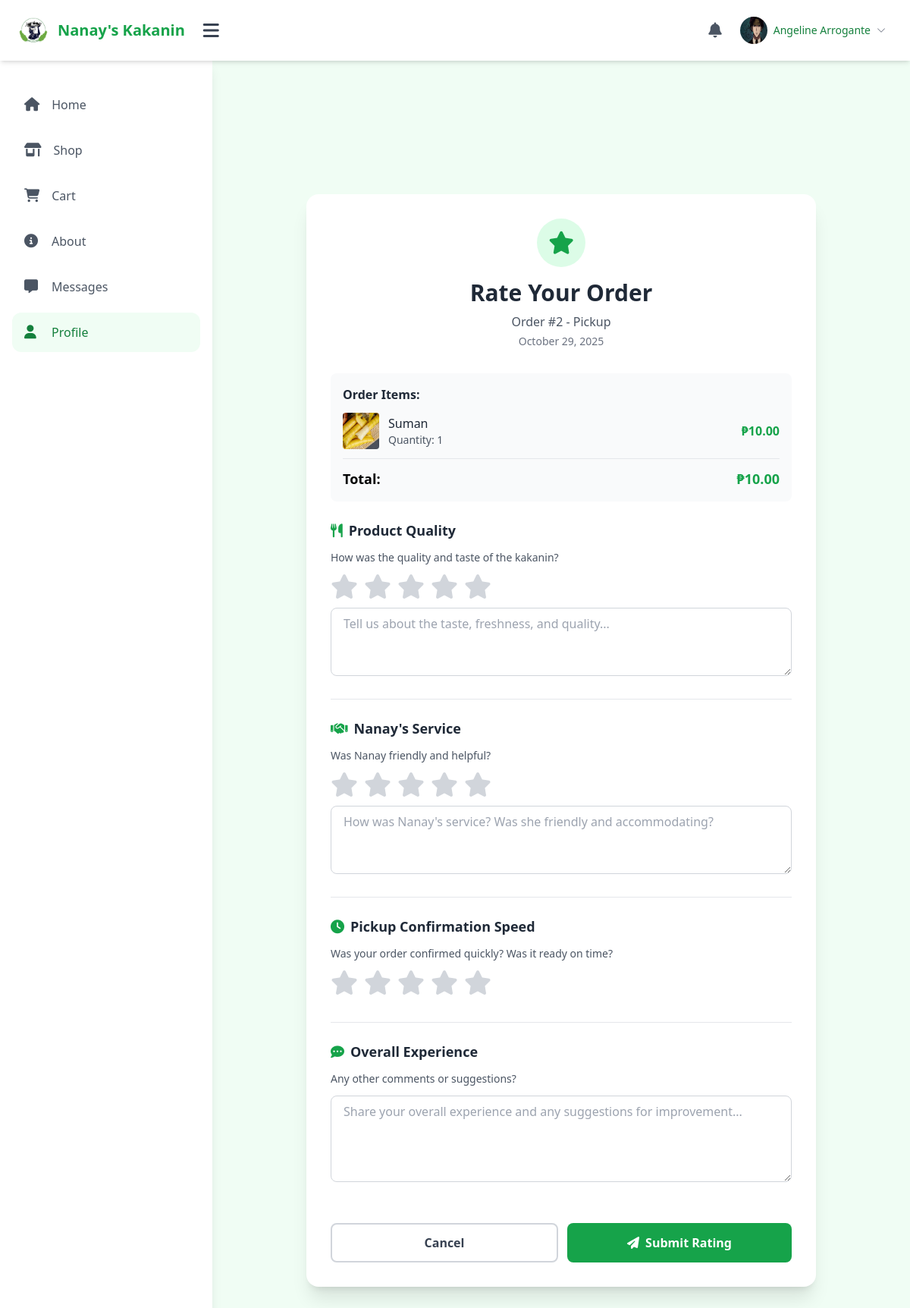
/orders/2/rate/ (signed in), run on the app's committed database.
### kakanin/models.py (models this page shows, shortened)
class UserProfile(models.Model):
    BARANGAY_CHOICES = [
        ('agpangi', 'Agpangi'),
        ('anislagan', 'Anislagan'),
        ('atipolo', 'Atipolo'),
        ('borac', 'Borac'),
        ('cabungaan', 'Cabungaan'),
        ('calumpang', 'Calumpang'),
        ('capiñahan', 'Capiñahan'),
        ('caraycaray', 'Caraycaray'),
        ('catmon', 'Catmon'),
        ('haguikhikan', 'Haguikhikan'),
        ('imelda', 'Imelda'),
        ('larrazabal', 'Larrazabal'),
        ('libtong', 'Libtong'),
        ('libertad', 'Libertad'),
        ('lico', 'Lico'),
        ('lucsoon', 'Lucsoon'),
        ('mabini', 'Mabini'),
        ('padre_inocentes_garcia', 'Padre Inocentes Garcia (Pob.)'),
        ('padre_sergio_eamiguel', 'Padre Sergio Eamiguel'),
        ('sabang', 'Sabang'),
        ('san_pablo', 'San Pablo'),
        ('santo_nino', 'Santo Niño'),
        ('santissimo_rosario', 'Santissimo Rosario Pob. (Santo Rosa)'),
        ('talustusan', 'Talustusan'),
        ('villa_caneja', 'Villa Caneja'),
        ('villa_consuelo', 'Villa Consuelo'),
    ]
    user = models.OneToOneField(User, on_delete=models.CASCADE)
    profile_picture = models.ImageField(upload_to='profile_pics/', blank=True, null=True)
    phone = models.CharField(max_length=20, blank=True)
    barangay = models.CharField(max_length=50, choices=BARANGAY_CHOICES, blank=True, help_text="Barangay in Naval, Biliran")
    zone = models.CharField(max_length=50, blank=True, help_text="Zone/Purok number")
    additional_notes = models.TextField(blank=True, help_text="Nearest landmark or additional directions")
    address = models.TextField(blank=True)
    birth_date = models.DateField(blank=True, null=True)
    created_at = models.DateTimeField(auto_now_add=True)
    updated_at = models.DateTimeField(auto_now=True)

class Order(models.Model):
    STATUS_CHOICES = [
        ('pending', 'Pending'),
        ('pending_confirmation', 'Pending Confirmation'),
        ('confirmed', 'Confirmed'),
        ('ready_for_pickup', 'Ready for Pickup'),
        ('out_for_delivery', 'Out for Delivery'),
        ('completed', 'Completed'),
        ('rejected', 'Rejected'),
    ]
    USER_STATUS_CHOICES = [
        ('pending', 'Pending'),
        ('ready_for_pickup', 'Ready for Pickup'),
        ('out_for_delivery', 'Out for Delivery'),
        ('completed', 'Completed'),
        ('rejected', 'Rejected'),
    ]
    PAYMENT_METHOD_CHOICES = [
        ('gcash', 'GCash'),
        ('cash', 'Cash on Pickup'),
    ]
    user = models.ForeignKey(User, on_delete=models.CASCADE, related_name='orders')
    status = models.CharField(max_length=30, choices=STATUS_CHOICES, default='pending')
    total_amount = models.DecimalField(max_digits=10, decimal_places=2, default=0)
    downpayment_amount = models.DecimalField(max_digits=10, decimal_places=2, default=0)
    shipping_fee = models.DecimalField(max_digits=10, decimal_places=2, default=0)
    payment_method = models.CharField(max_length=20, choices=PAYMENT_METHOD_CHOICES, default='cash')
    gcash_reference = models.CharField(max_length=100, blank=True, help_text="GCash reference number")
    payment_proof = models.ImageField(upload_to='payment_proofs/', blank=True, null=True, help_text="Payment screenshot")
    delivery = models.BooleanField(default=False, help_text="True for delivery, False for pickup")
    notes = models.TextField(blank=True, help_text="Customer notes or special requests")
    created_at = models.DateTimeField(auto_now_add=True)
    updated_at = models.DateTimeField(auto_now=True)
    class Meta:
        ordering = ['-created_at']

class OrderItem(models.Model):
    order = models.ForeignKey(Order, on_delete=models.CASCADE, related_name='items')
    product = models.ForeignKey(Kakanin, on_delete=models.CASCADE)
    quantity = models.PositiveIntegerField(default=1)
    price = models.DecimalField(max_digits=10, decimal_places=2, help_text="Price at time of order")
    subtotal = models.DecimalField(max_digits=10, decimal_places=2, help_text="quantity * price")

class Kakanin(models.Model):
    DAYS_OF_WEEK = [
        ('monday', 'Monday'),
        ('tuesday', 'Tuesday'),
        ('wednesday', 'Wednesday'),
        ('thursday', 'Thursday'),
        ('friday', 'Friday'),
        ('saturday', 'Saturday'),
        ('sunday', 'Sunday'),
    ]
    CATEGORY_CHOICES = [
        ('available_now', 'Available Now'),
        ('reservation', 'For Reservation'),
        ('order_now', 'Order Now'),
    ]
    name = models.CharField(max_length=100)
    price = models.DecimalField(max_digits=6, decimal_places=2)
    description = models.TextField(blank=True, null=True)
    image = models.ImageField(upload_to='kakanin_images/', blank=True, null=True)
    categories = models.JSONField(default=list, blank=True, help_text="Categories of kakanin (can select multiple)")
    is_available = models.BooleanField(default=True, help_text="Is this product currently available?")
    available_days = models.JSONField(default=list, blank=True, help_text="Days of the week when available")
    available_from_time = models.TimeField(null=True, blank=True, help_text="Available from this time")
    available_to_time = models.TimeField(null=True, blank=True, help_text="Available until this time")
    preparation_time_hours = models.PositiveIntegerField(default=0, help_text="Hours needed to prepare this item")
    preparation_days = models.PositiveIntegerField(default=3, help_text="Days needed to prepare this item (e.g., 2, 3, 5 days)")
    max_daily_quantity = models.PositiveIntegerField(null=True, blank=True, help_text="Maximum quantity available per day")
    allow_order_now = models.BooleanField(default=True)
    allow_reservation = models.BooleanField(default=True)
    min_order_quantity = models.PositiveIntegerField(default=1)
    delivery_min_quantity = models.PositiveIntegerField(default=20)
    preorder_downpayment_percent = models.DecimalField(max_digits=5, decimal_places=2, default=50.00)
    reservation_downpayment_percent = models.DecimalField(max_digits=5, decimal_places=2, default=20.00)
    stock = models.PositiveIntegerField(default=0, help_text="Available pieces in stock")
    available_today = models.BooleanField(default=False, help_text="Available for order today")

### kakanin/views.py (the view, shortened to what this page needs)
# urls.py: path("orders/<int:order_id>/rate/", views.rate_order, name="rate_order"),
@login_required
def rate_order(request, order_id):
    order = get_object_or_404(Order, id=order_id, user=request.user)
    if order.status != 'completed':
        messages.error(request, 'You can only rate completed orders.')
        return redirect('user_profile')
    if hasattr(order, 'rating'):
        messages.info(request, 'You have already rated this order.')
        return redirect('user_profile')
    context = {
        'order': order,
    }
    if order.delivery:
        return render(request, 'kakanin/rate_order_delivery.html', context)
    else:
        return render(request, 'kakanin/rate_order_pickup.html', context)

### kakanin/templates/kakanin/rate_order_pickup.html (shortened to what this page needs)
{% load static %}
<!DOCTYPE html>
<html lang="en" class="h-full">
<head>
  <script src="{% static 'kakanin/js/tailwind.js' %}"></script>
  <link rel="stylesheet" href="{% static 'kakanin/css/fontawesome/all.min.css' %}" />
  <link rel="stylesheet" href="{% static 'kakanin/css/bootstrap-icons/bootstrap-icons.css' %}">
</head>
<body class="bg-green-50 h-full">
  <header class="fixed top-0 left-0 right-0 h-20 bg-white shadow-md z-50 flex items-center px-4 lg:px-6">
    <div class="flex items-center gap-4">
      <a href="{% url 'index_user' %}" class="flex items-center gap-3">
        <img src="{% static 'kakanin/img/logo.png' %}" alt="Logo" class="w-10 h-10 rounded-full">
        <span class="hidden lg:block text-xl font-bold text-green-600">Nanay's Kakanin</span>
      </a>
      <button id="sidebarToggle" class="p-2 hover:bg-gray-100 rounded-lg transition-colors">
        <i class="fa-solid fa-bars text-2xl text-gray-700"></i>
      </button>
    </div>
    <div class="ml-auto flex items-center gap-2">
      <div class="relative">
        <button class="p-2 hover:bg-gray-100 rounded-lg relative" onclick="toggleDropdown('notifDropdown')">
          <i class="fa-solid fa-bell text-xl text-gray-600"></i>
        </button>
      </div>
      <div class="relative">
        <button class="flex items-center gap-2 p-2 hover:bg-gray-100 rounded-lg" onclick="toggleDropdown('profileDropdown')">
          {% if user.userprofile.profile_picture %}
          <img src="{{ user.userprofile.profile_picture.url }}" alt="Profile" class="w-9 h-9 rounded-full">
          {% else %}
          <img src="{% static 'kakanin/img/logo.png' %}" alt="Profile" class="w-9 h-9 rounded-full">
          {% endif %}
          <span class="hidden md:block text-sm font-medium text-secondary">{{ user.get_full_name|default:user.username }}</span>
          <i class="bi bi-chevron-down text-xs text-gray-500"></i>
        </button>
      </div>
    </div>
  </header>
  <aside id="sidebar" class="fixed top-20 left-0 bottom-0 w-[280px] bg-white shadow-lg z-40 flex flex-col transition-all">
    <nav class="mt-8 px-4 space-y-2 text-base flex-1 overflow-y-auto">
      <a href="{% url 'index_user' %}"
         class="flex items-center gap-4 px-4 py-3 rounded-xl text-gray-600 hover:text-green-700 hover:bg-green-50 transition">
        <i class="fa-solid fa-house text-lg min-w-[20px]"></i>
        <span class="sidebar-text">Home</span>
      </a>
      <a href="{% url 'shop_user' %}"
         class="flex items-center gap-4 px-4 py-3 rounded-xl text-gray-600 hover:text-green-700 hover:bg-green-50 transition">
        <i class="fa-solid fa-shop text-lg min-w-[20px]"></i>
        <span class="sidebar-text">Shop</span>
      </a>
      <a href="{% url 'view_cart' %}"
         class="flex items-center gap-4 px-4 py-3 rounded-xl text-gray-600 hover:text-green-700 hover:bg-green-50 transition">
        <i class="fa-solid fa-shopping-cart text-lg min-w-[20px]"></i>
        <span class="sidebar-text">Cart</span>
      </a>
      <a href="{% url 'about' %}"
         class="flex items-center gap-4 px-4 py-3 rounded-xl text-gray-600 hover:text-green-700 hover:bg-green-50 transition">
        <i class="fa-solid fa-circle-info text-lg min-w-[20px]"></i>
        <span class="sidebar-text">About</span>
      </a>
      <a href="{% url 'messages_inbox' %}"
         class="flex items-center gap-4 px-4 py-3 rounded-xl text-gray-600 hover:text-green-700 hover:bg-green-50 transition">
        <i class="fa-solid fa-message text-lg min-w-[20px]"></i>
        <span class="sidebar-text">Messages</span>
      </a>
      <a href="{% url 'user_profile' %}"
         class="flex items-center gap-4 px-4 py-3 rounded-xl text-green-700 bg-green-50 transition">
        <i class="fa-solid fa-user text-lg min-w-[20px]"></i>
        <span class="sidebar-text">Profile</span>
      </a>
    </nav>
  </aside>
  <div class="lg:ml-[280px] mt-20 min-h-screen flex items-center justify-center p-4">
    <div class="max-w-2xl w-full bg-white rounded-2xl shadow-xl p-6 md:p-8">
      <div class="text-center mb-8">
        <div class="inline-flex items-center justify-center w-16 h-16 bg-green-100 rounded-full mb-4">
          <i class="fas fa-star text-green-600 text-3xl"></i>
        </div>
        <h1 class="text-3xl font-bold text-gray-800 mb-2">Rate Your Order</h1>
        <p class="text-gray-600">Order #{{ order.id }} - Pickup</p>
        <p class="text-sm text-gray-500 mt-1">{{ order.created_at|date:"F d, Y" }}</p>
      </div>
      <div class="bg-gray-50 rounded-lg p-4 mb-6">
        <h3 class="font-semibold text-gray-800 mb-3">Order Items:</h3>
        <div class="space-y-2">
          {% for item in order.items.all %}
            <div class="flex items-center gap-3">
              {% if item.product.image %}
                <img src="{{ item.product.image.url }}" alt="{{ item.product.name }}" class="w-12 h-12 object-cover rounded">
              {% else %}
                <div class="w-12 h-12 bg-gray-200 rounded flex items-center justify-center">
                  <i class="fas fa-image text-gray-400"></i>
                </div>
              {% endif %}
              <div class="flex-1">
                <p class="font-medium text-gray-800">{{ item.product.name }}</p>
                <p class="text-sm text-gray-600">Quantity: {{ item.quantity }}</p>
              </div>
              <p class="font-semibold text-green-600">₱{{ item.subtotal }}</p>
            </div>
          {% endfor %}
        </div>
        <div class="border-t mt-3 pt-3">
          <div class="flex justify-between font-bold text-lg">
            <span>Total:</span>
            <span class="text-green-600">₱{{ order.total_amount }}</span>
          </div>
        </div>
      </div>
      <form method="post" class="space-y-6">
        <div class="border-b pb-6">
          <label class="block text-lg font-semibold text-gray-800 mb-3">
            <i class="fas fa-utensils text-green-600 mr-2"></i>Product Quality
          </label>
          <p class="text-sm text-gray-600 mb-3">How was the quality and taste of the kakanin?</p>
          <div class="star-rating mb-3" id="product-stars">
            <i class="star fas fa-star" data-rating="1"></i>
            <i class="star fas fa-star" data-rating="2"></i>
            <i class="star fas fa-star" data-rating="3"></i>
            <i class="star fas fa-star" data-rating="4"></i>
            <i class="star fas fa-star" data-rating="5"></i>
          </div>
          <textarea name="product_comment" rows="3" placeholder="Tell us about the taste, freshness, and quality..." class="w-full px-4 py-2 border border-gray-300 rounded-lg focus:outline-none focus:ring-2 focus:ring-green-500"></textarea>
        </div>
        <div class="border-b pb-6">
          <label class="block text-lg font-semibold text-gray-800 mb-3">
            <i class="fas fa-handshake text-green-600 mr-2"></i>Nanay's Service
          </label>
          <p class="text-sm text-gray-600 mb-3">Was Nanay friendly and helpful?</p>
          <div class="star-rating mb-3" id="service-stars">
            <i class="star fas fa-star" data-rating="1"></i>
            <i class="star fas fa-star" data-rating="2"></i>
            <i class="star fas fa-star" data-rating="3"></i>
            <i class="star fas fa-star" data-rating="4"></i>
            <i class="star fas fa-star" data-rating="5"></i>
          </div>
          <textarea name="service_comment" rows="3" placeholder="How was Nanay's service? Was she friendly and accommodating?" class="w-full px-4 py-2 border border-gray-300 rounded-lg focus:outline-none focus:ring-2 focus:ring-green-500"></textarea>
        </div>
        <div class="border-b pb-6">
          <label class="block text-lg font-semibold text-gray-800 mb-3">
            <i class="fas fa-clock text-green-600 mr-2"></i>Pickup Confirmation Speed
          </label>
          <p class="text-sm text-gray-600 mb-3">Was your order confirmed quickly? Was it ready on time?</p>
          <div class="star-rating mb-3" id="pickup-speed-stars">
            <i class="star fas fa-star" data-rating="1"></i>
            <i class="star fas fa-star" data-rating="2"></i>
            <i class="star fas fa-star" data-rating="3"></i>
            <i class="star fas fa-star" data-rating="4"></i>
            <i class="star fas fa-star" data-rating="5"></i>
          </div>
        </div>
        <div class="pb-6">
          <label class="block text-lg font-semibold text-gray-800 mb-3">
            <i class="fas fa-comment-dots text-green-600 mr-2"></i>Overall Experience
          </label>
          <p class="text-sm text-gray-600 mb-3">Any other comments or suggestions?</p>
          <textarea name="overall_comment" rows="4" placeholder="Share your overall experience and any suggestions for improvement..." class="w-full px-4 py-2 border border-gray-300 rounded-lg focus:outline-none focus:ring-2 focus:ring-green-500"></textarea>
        </div>
        <div class="flex gap-3">
          <a href="{% url 'user_profile' %}" class="flex-1 px-6 py-3 border-2 border-gray-300 text-gray-700 rounded-lg font-semibold hover:bg-gray-50 transition text-center">
            Cancel
          </a>
          <button type="submit" class="flex-1 px-6 py-3 bg-green-600 text-white rounded-lg font-semibold hover:bg-green-700 transition">
            <i class="fas fa-paper-plane mr-2"></i>Submit Rating
          </button>
        </div>
      </form>
    </div>
  </div>
</body>
</html>

### data on the page
Order: id "2", created_at "October 29, 2025", total_amount "10.00"
OrderItem: product.image (picture), product.name "Suman", quantity "1", subtotal "10.00"

### other printed values
{{ user.get_full_name|default:user.username }} "Angeline Arrogante"
